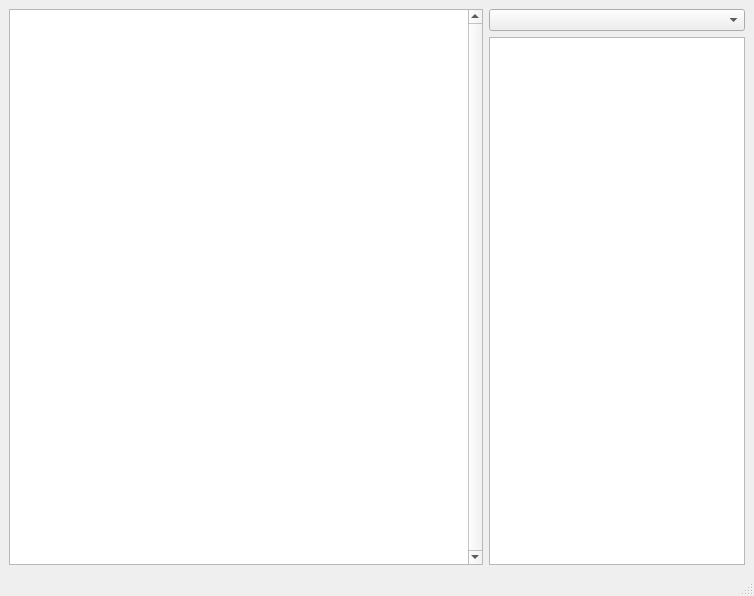
<?xml version="1.0" encoding="UTF-8"?>
<ui version="4.0">
 <class>MainWindow</class>
 <widget class="QMainWindow" name="MainWindow">
  <property name="geometry">
   <rect>
    <x>0</x>
    <y>0</y>
    <width>754</width>
    <height>596</height>
   </rect>
  </property>
  <property name="windowTitle">
   <string>European Vacation</string>
  </property>
  <widget class="QWidget" name="centralwidget">
   <layout class="QGridLayout" name="gridLayout">
    <item row="0" column="0">
     <widget class="QGraphicsView" name="mapGraphicsView">
      <property name="sizePolicy">
       <sizepolicy hsizetype="Expanding" vsizetype="Expanding">
        <horstretch>0</horstretch>
        <verstretch>0</verstretch>
       </sizepolicy>
      </property>
      <property name="frameShadow">
       <enum>QFrame::Plain</enum>
      </property>
      <property name="verticalScrollBarPolicy">
       <enum>Qt::ScrollBarAlwaysOn</enum>
      </property>
     </widget>
    </item>
    <item row="0" column="1">
     <layout class="QVBoxLayout" name="verticalLayout">
      <item>
       <widget class="QComboBox" name="citySelectionBox">
        <property name="sizePolicy">
         <sizepolicy hsizetype="Maximum" vsizetype="Fixed">
          <horstretch>0</horstretch>
          <verstretch>0</verstretch>
         </sizepolicy>
        </property>
        <property name="maximumSize">
         <size>
          <width>454</width>
          <height>16777215</height>
         </size>
        </property>
       </widget>
      </item>
      <item>
       <widget class="QTableView" name="foodTableView">
        <property name="sizePolicy">
         <sizepolicy hsizetype="Maximum" vsizetype="Expanding">
          <horstretch>0</horstretch>
          <verstretch>0</verstretch>
         </sizepolicy>
        </property>
        <property name="maximumSize">
         <size>
          <width>256</width>
          <height>16777215</height>
         </size>
        </property>
       </widget>
      </item>
     </layout>
    </item>
   </layout>
  </widget>
  <widget class="QMenuBar" name="menubar">
   <property name="geometry">
    <rect>
     <x>0</x>
     <y>0</y>
     <width>754</width>
     <height>29</height>
    </rect>
   </property>
  </widget>
  <widget class="QStatusBar" name="statusbar"/>
 </widget>
 <resources/>
 <connections/>
</ui>
